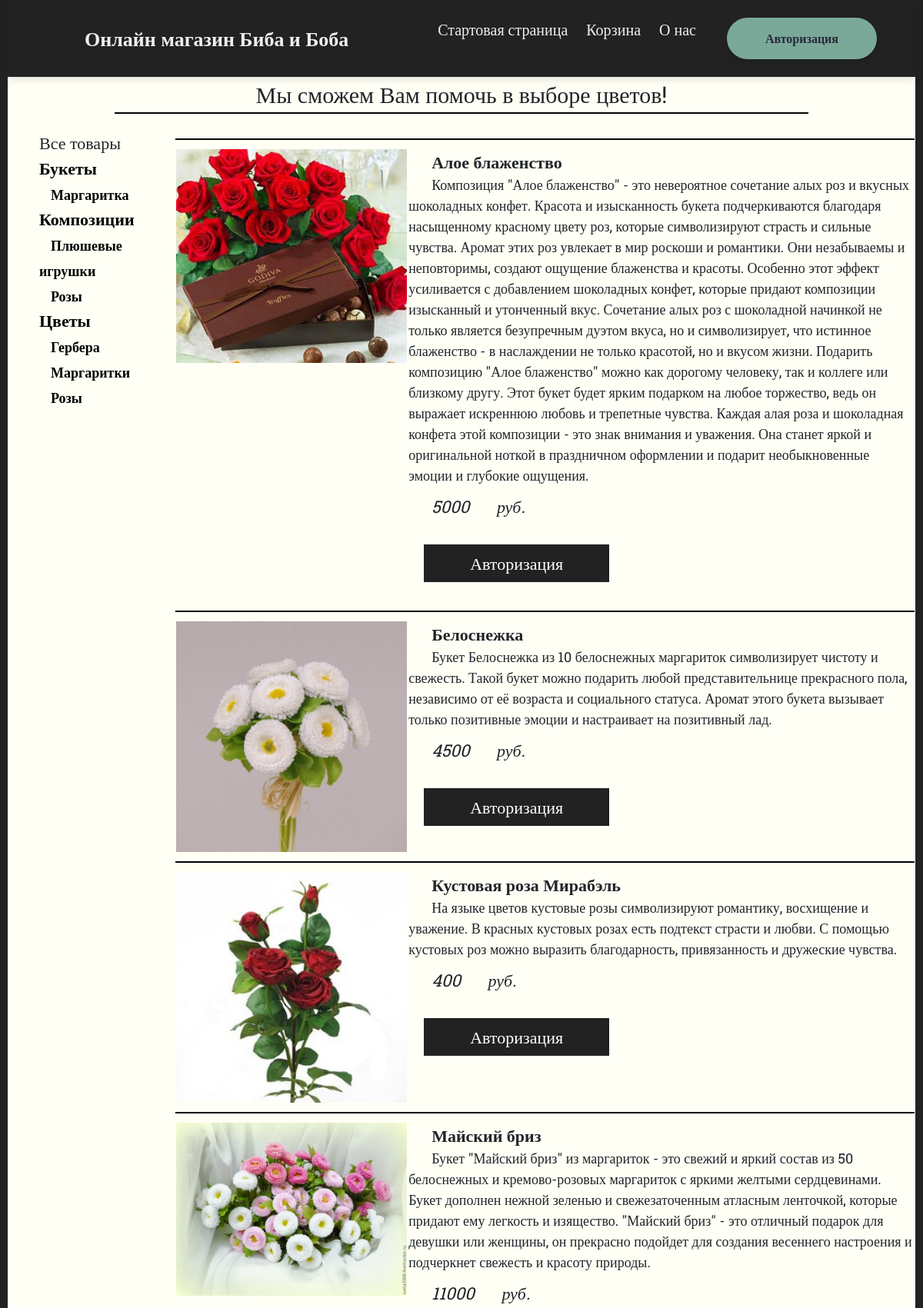
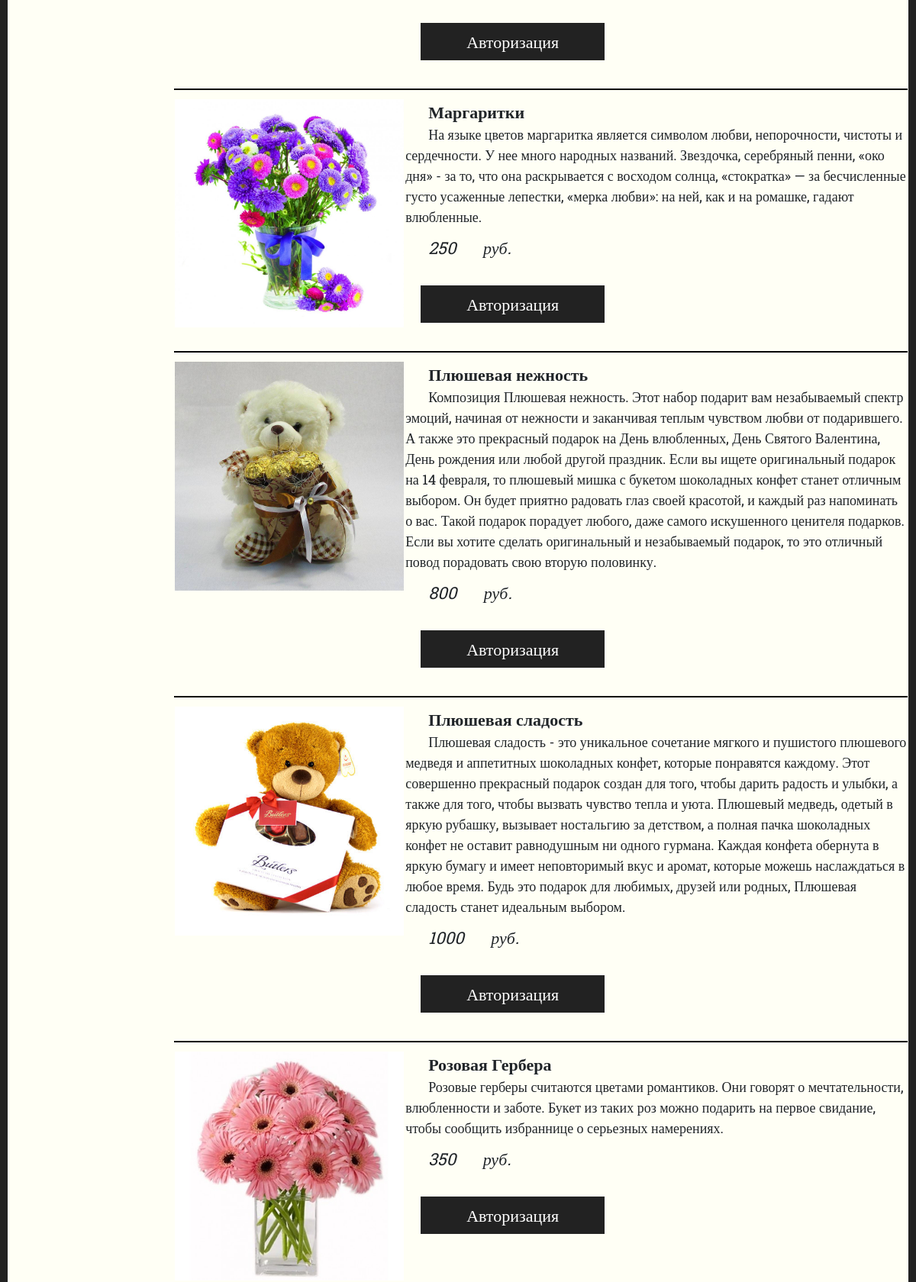
/Main/, run on the app's committed database (2 pictures, top to bottom).
### main/models.py (models this page shows, shortened)
class Category(models.Model):
    Tittle = models.CharField('Название категории', blank=True, max_length=100)
    def get_absolute_url(self):
       return reverse('show_cat', kwargs = {'cat_id': self.pk})
    class Meta:
        verbose_name = "Категории"
        verbose_name_plural = "Категории"
        ordering = ['Tittle']

class SubCategory(models.Model):
    Tittle = models.CharField('Название подкатегории', blank=True, max_length=100)
    Cat = models.ForeignKey('Category', on_delete=models.CASCADE, blank=True, verbose_name="Основная категория")
    def get_absolute_url(self):
       return reverse('show_sub_cat', kwargs = {'sub_cat_id': self.pk})
    class Meta:
        verbose_name = "Подкатегории"
        verbose_name_plural = "Подкатегории"
        ordering = ['Tittle']

class Product(models.Model):
    Tittle = models.CharField('Название товара', blank=True, max_length=100)
    Text = models.TextField('Текст товара', blank=True, max_length=1500)
    Photo = models.ImageField('Фотография товара', blank=True, upload_to="photo/%Y/%m/%d/")
    Price = models.IntegerField('Цена товара', blank=True,)
    Cat = models.ForeignKey('Category', on_delete=models.CASCADE, blank=True, verbose_name="Категория товара")
    SubCat = models.ForeignKey('SubCategory', on_delete=models.CASCADE, blank=True, verbose_name="Подкатегория товара")
    class Meta:
        verbose_name = "Товары"
        verbose_name_plural = "Товары"
        ordering = ['Tittle','SubCat','Price']

### main/views.py (the view)
# urls.py: path('Main/',MainView.as_view(), name = 'main'),
class MainView(ListView):
    model = Product
    template_name = 'main/Main.html'
    success_url = reverse_lazy('main')
    def get(self, request):
        products = Product.objects.all()
        cat = Category.objects.all()
        subcat = SubCategory.objects.all()
        context = {
            'products': products,
            'cat': cat,
            'sub_cat': subcat,
            'cat_selected': 0,
            'sub_cat_selected': 0,
        }
        return render(request, 'main/Main.html', context)

### main/templates/main/Main.html (shortened to what this page needs)
{% load static %}
<!DOCTYPE html>
<html lang="ru">
<head>
    <link rel="stylesheet" href="libs/bootstrap-reboot.min.css">
    <link rel="stylesheet" href="libs/bootstrap-grid.min.css">
    <link rel="stylesheet" href="{% static 'main/css/Main.css' %}">
</head>
<body>
    <nav class="sh">
                <div class="shapka">
                    <a href="{% url 'main' %}" class="brand">Онлайн магазин Биба и Боба</a>
                    <div class="wrap">
                        <ul class="menu">
                            <li><a href="{% url 'start' %}">Стартовая страница</a></li>
                            <li><a href="{% url 'korz' %}">Корзина</a></li>
                            <li><a href="{% url 'about' %}">О нас</a></li>
                        </ul>
                        {% if request.user.is_authenticated %}
                        <a href="{% url 'prof' %}" class="profile">Профиль</a>
                        {% else %}
                        <a href="{% url 'auth' %}" class="profile">Авторизация</a>
                            {% endif %}
                    </div>
                </div>
    </nav>
    <p align="center" style="font-size: 30px; border-bottom: 5px;">Мы сможем Вам помочь в выборе цветов!</p>
	<hr align="center" style="border: 1px solid black; width: 900px; margin-top: -15px; margin-bottom: 20px;">
	<table>
		<tr>
			<td width="300px">
				<div class="category">
					<ul class="category-menu">
						{% if cat_selected == 0 and sub_cat_selected == 0 %}
						<li >Все товары</li>
							{% else %}
						<li><b><a href="{% url 'main' %}" style="color: black; ">Все товары</a></b></li>
							{% endif %}
					{% for c in cat %}
					{% if c.pk == cat_selected %}
						<li><div style="color: black;">{{c.Tittle}}</div></li>
					{% else %}
					<li><b><a href="{{ c.get_absolute_url }}" style="color: black;">{{c.Tittle}}</b></li>
					{% endif %}
					{% for s_c in sub_cat %}
					{% if s_c.Cat.pk == c.pk %}
					{% if s_c.pk == sub_cat_selected %}
						<li><div style="color: black; font-size: 18px; margin-left: 15px;">{{s_c.Tittle}}</div></li>
					{% else %}
					<li><a href="{{ s_c.get_absolute_url }}" style="color: black; font-size: 18px; margin-left: 15px;"><b>{{s_c.Tittle}}</b></a> </li>
					{% endif %}
					{% endif %}
					{% endfor %}
					{% endfor %}
					</ul>
				</div>
			</td>
			<td width="1600px">
				<table>
					<tr>
					{% for pr in products %}
					<table>
						<tr>
						<td>
							<img src='{{ pr.Photo.url }}' width="300px">
						</td>
						<td>
							<div style="font-weight: bold; text-indent: 30px;">
								{{ pr.Tittle }}
							</div>
							<div style="font-size: 18px; text-indent: 30px;">
								{{ pr.Text }}
							</div>
							<div style="text-indent: 30px; margin-top: 10px;">
								<i>{{ pr.Price }} <label>руб.</label></i> <br><br>
							</div>
							{% if request.user.is_authenticated %}
							<a href="{{pr.get_absolute_url}}" style="margin-left: 20px; padding: 10px 60px; background-color: #222222; color: white">Купить</a>
							{% else %}
							<a href="{% url 'auth' %}" style="margin-left: 20px; padding: 10px 60px; background-color: #222222; color: white">Авторизация</a>
							{% endif %}
							<br><br>
						</td>
							<hr style="border: 1px solid black;">
						</tr>
						</table>
						{% endfor %}
					</tr>
				</table>
			</td>
		</tr>
	</table>
</body>
</html>

### main/static/main/css/Main.css (style rules this page uses)
body { margin: 0; background-color: rgb(255, 255, 245); border-left: 10px solid #222222; border-right: 10px solid #222222; font-family: 'Roboto Slab', serif; }
.shapka { width: 100%; height: 100px; box-shadow: 0 4px 10px rgba(0,0,0,.1); background-color: #222222; display: flex; justify-content: space-between; align-items: center; }
.menu { list-style-type: none; padding-left: 0; margin-bottom: 0; }
.menu li { display: inline-block; }
.menu li a { vertical-align: center; font-size: 20px; display: inline-block; color: #efefef; text-decoration: none; margin-left: 10px; margin-right: 10px; padding: 0; transition: all .07s ease-in-out; }
.wrap { display: flex; flex-flow: row nowrap; }
.profile { margin-left: 30px; margin-right: 50px; padding: 15px 50px; background-color: #7aa999; border-radius: 40px; color: #28263c; font-weight: bold; text-decoration: none; box-shadow: 0 4px 6px rgba(0,0,0,.1); transition: all .1s ease-in-out; }
.brand { margin-left: 100px; font-weight: 700; font-size: 26px; text-decoration: none; color: #efefef; transition: all .07s ease-in-out; }
td { vertical-align: top; margin-top: 20px; font-size: 22px; text-decoration: none; }
td a { text-decoration: none; color: black; }
td li { list-style-type: none; }

### data on the page
Category: Tittle "Букеты"
SubCategory: Tittle "Маргаритка"
Category: Tittle "Композиции"
SubCategory: Tittle "Плюшевые игрушки"
SubCategory: Tittle "Розы"
Category: Tittle "Цветы"
SubCategory: Tittle "Гербера"
SubCategory: Tittle "Маргаритки"
SubCategory: Tittle "Розы"
Product: Photo (picture), Tittle "Алое блаженство", Text "Композиция \"Алое блаженство\" - это невероятное сочетание алых роз и вкусных шоколадных конфет. Красота и изысканность букета подчеркиваются благодаря насыщенному красному цвету роз, которые символизируют страсть и сильные чувства. Аромат этих роз увлекает в мир роскоши и романтики. Они незабываемы и неповторимы, создают ощущение блаженства и красоты. Особенно этот эффект усиливается с добавлением шоколадных конфет, которые придают композиции изысканный и утонченный вкус. Сочетание алых роз с шоколадной начинкой не только является безупречным дуэтом вкуса, но и символизирует, что истинное блаженство - в наслаждении не только красотой, но и вкусом жизни. Подарить композицию \"Алое блаженство\"…", Price "5000"
Product: Photo (picture), Tittle "Белоснежка", Text "Букет Белоснежка из 10 белоснежных маргариток символизирует чистоту и свежесть. Такой букет можно подарить любой представительнице прекрасного пола, независимо от её возраста и социального статуса. Аромат этого букета вызывает только позитивные эмоции и настраивает на позитивный лад.", Price "4500"
Product: Photo (picture), Tittle "Кустовая роза Мирабэль", Text "На языке цветов кустовые розы символизируют романтику, восхищение и уважение. В красных кустовых розах есть подтекст страсти и любви. С помощью кустовых роз можно выразить благодарность, привязанность и дружеские чувства.", Price "400"
Product: Photo (picture), Tittle "Майский бриз", Text "Букет \"Майский бриз\" из маргариток - это свежий и яркий состав из 50 белоснежных и кремово-розовых маргариток с яркими желтыми сердцевинами. Букет дополнен нежной зеленью и свежезаточенным атласным ленточкой, которые придают ему легкость и изящество. \"Майский бриз\" - это отличный подарок для девушки или женщины, он прекрасно подойдет для создания весеннего настроения и подчеркнет свежесть и красоту природы.", Price "11000"
Product: Photo (picture), Tittle "Маргаритки", Text "На языке цветов маргаритка является символом любви, непорочности, чистоты и сердечности. У нее много народных названий. Звездочка, серебряный пенни, «око дня» - за то, что она раскрывается с восходом солнца, «стократка» — за бесчисленные густо усаженные лепестки, «мерка любви»: на ней, как и на ромашке, гадают влюбленные.", Price "250"
Product: Photo (picture), Tittle "Плюшевая нежность", Text "Композиция Плюшевая нежность. Этот набор подарит вам незабываемый спектр эмоций, начиная от нежности и заканчивая теплым чувством любви от подарившего. А также это прекрасный подарок на День влюбленных, День Святого Валентина, День рождения или любой другой праздник. Если вы ищете оригинальный подарок на 14 февраля, то плюшевый мишка с букетом шоколадных конфет станет отличным выбором. Он будет приятно радовать глаз своей красотой, и каждый раз напоминать о вас. Такой подарок порадует любого, даже самого искушенного ценителя подарков. Если вы хотите сделать оригинальный и незабываемый подарок, то это отличный повод порадовать свою вторую половинку.", Price "800"
Product: Photo (picture), Tittle "Плюшевая сладость", Text "Плюшевая сладость - это уникальное сочетание мягкого и пушистого плюшевого медведя и аппетитных шоколадных конфет, которые понравятся каждому. Этот совершенно прекрасный подарок создан для того, чтобы дарить радость и улыбки, а также для того, чтобы вызвать чувство тепла и уюта. Плюшевый медведь, одетый в яркую рубашку, вызывает ностальгию за детством, а полная пачка шоколадных конфет не оставит равнодушным ни одного гурмана. Каждая конфета обернута в яркую бумагу и имеет неповторимый вкус и аромат, которые можешь наслаждаться в любое время. Будь это подарок для любимых, друзей или родных, Плюшевая сладость станет идеальным выбором.", Price "1000"
Product: Photo (picture), Tittle "Розовая Гербера", Text "Розовые герберы считаются цветами романтиков. Они говорят о мечтательности, влюбленности и заботе. Букет из таких роз можно подарить на первое свидание, чтобы сообщить избраннице о серьезных намерениях.", Price "350"
